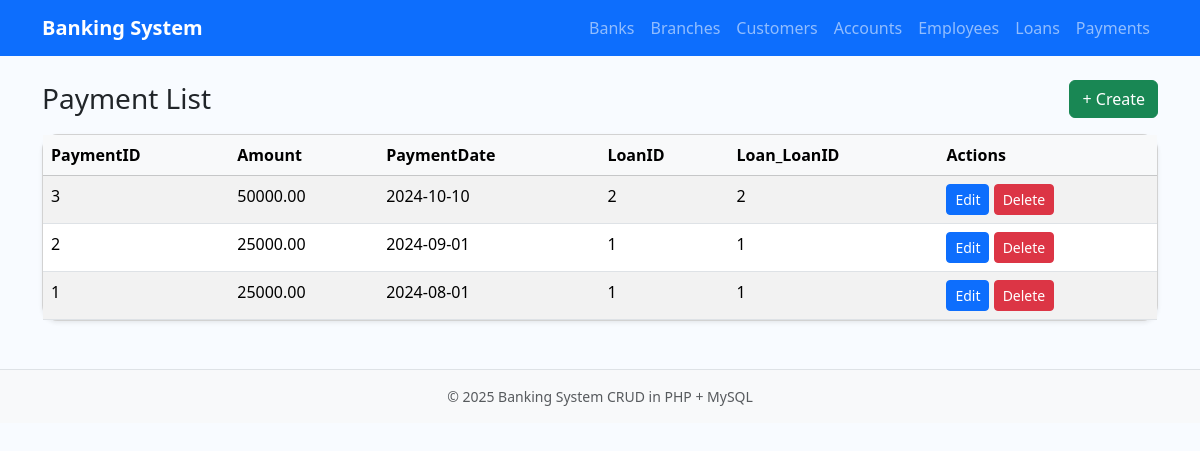
/banking_system/payment/list.php, run on the app's committed database.
### tables this page shows
CREATE TABLE Payment (
    PaymentID INT AUTO_INCREMENT PRIMARY KEY,
    Amount DECIMAL(12,2) NOT NULL,
    PaymentDate DATE NOT NULL,
    LoanID INT NOT NULL,
    CONSTRAINT fk_payment_loan FOREIGN KEY (LoanID) REFERENCES Loan(LoanID)
        ON UPDATE CASCADE ON DELETE CASCADE
);

CREATE TABLE Loan (
    LoanID INT AUTO_INCREMENT PRIMARY KEY,
    Amount DECIMAL(12,2) NOT NULL,
    Date DATE NOT NULL,
    PaidAmount DECIMAL(12,2) NOT NULL DEFAULT 0,
    BranchID INT NOT NULL,
    CustID INT NOT NULL,
    CONSTRAINT fk_loan_branch FOREIGN KEY (BranchID) REFERENCES Branch(BranchID)
        ON UPDATE CASCADE ON DELETE RESTRICT,
    CONSTRAINT fk_loan_customer FOREIGN KEY (CustID) REFERENCES Customer(CustID)
        ON UPDATE CASCADE ON DELETE RESTRICT
);

### banking_system/payment/list.php (the view)
<?php require_once __DIR__ . '/../config/db.php'; ?>
<?php include __DIR__ . '/../includes/header.php'; ?>
<div class="d-flex justify-content-between align-items-center mb-3">
  <h3 class="mb-0 text-capitalize">payment list</h3>
  <a href="/banking_system/payment/create.php" class="btn btn-success">+ Create</a>
</div>
<div class="card shadow-sm">
  <div class="table-responsive">
    <table class="table table-striped table-hover mb-0">
      <thead class="table-light">
        <tr>
          <th>PaymentID</th>
          <th>Amount</th>
          <th>PaymentDate</th>
          <th>LoanID</th>
          <th>Loan_LoanID</th>
          <th>Actions</th>
        </tr>
      </thead>
      <tbody>
<?php
$sql = "SELECT payment.PaymentID, payment.Amount, payment.PaymentDate, payment.LoanID, t1.LoanID AS Loan_LoanID FROM payment  LEFT JOIN Loan t1 ON t1.LoanID = payment.LoanID  ORDER BY payment.PaymentID DESC";
$res = $conn->query($sql);
if ($res) {
  while ($row = $res->fetch_assoc()) {
    echo "<tr>";
    echo "<td>" . htmlspecialchars($row["PaymentID"] ?? "") . "</td>";
    echo "<td>" . htmlspecialchars($row["Amount"] ?? "") . "</td>";
    echo "<td>" . htmlspecialchars($row["PaymentDate"] ?? "") . "</td>";
    echo "<td>" . htmlspecialchars($row["LoanID"] ?? "") . "</td>";
    echo "<td>" . htmlspecialchars($row["Loan_LoanID"] ?? "") . "</td>";
    echo "<td>
      <a class='btn btn-sm btn-primary' href='/banking_system/payment/edit.php?id=" . urlencode($row["PaymentID"]) . "'>Edit</a>
      <a class='btn btn-sm btn-danger' onclick=\"return confirm('Delete this record?');\" href='/banking_system/payment/delete.php?id=" . urlencode($row["PaymentID"]) . "'>Delete</a>
    </td>";
    echo "</tr>";
  }
}
?>
      </tbody>
    </table>
  </div>
</div>
<?php include __DIR__ . '/../includes/footer.php'; ?>

### banking_system/assets/css/style.css (style rules this page uses)
body { background: #f8fbff; }
.table thead th { white-space: nowrap; }
.card { border-radius: 1rem; }

### data on the page
payment: PaymentID "3", Amount "50000.00", PaymentDate "2024-10-10", LoanID "2", LoanID.LoanID "2"
payment: PaymentID "2", Amount "25000.00", PaymentDate "2024-09-01", LoanID "1", LoanID.LoanID "1"
payment: PaymentID "1", Amount "25000.00", PaymentDate "2024-08-01", LoanID "1", LoanID.LoanID "1"
